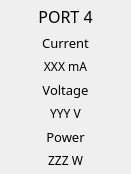
     <widget class="QWidget" name="verticalLayoutWidget_11">
      <property name="geometry">
       <rect>
        <x>10</x>
        <y>200</y>
        <width>131</width>
        <height>171</height>
       </rect>
      </property>
      <layout class="QVBoxLayout" name="verticalLayout_11">
       <property name="leftMargin">
        <number>5</number>
       </property>
       <property name="topMargin">
        <number>5</number>
       </property>
       <property name="rightMargin">
        <number>5</number>
       </property>
       <property name="bottomMargin">
        <number>5</number>
       </property>
       <item>
        <widget class="QLabel" name="port4_label">
         <property name="font">
          <font>
           <family>BIZ UDPゴシック</family>
           <pointsize>12</pointsize>
          </font>
         </property>
         <property name="text">
          <string>PORT 4</string>
         </property>
         <property name="alignment">
          <set>Qt::AlignCenter</set>
         </property>
        </widget>
       </item>
       <item>
        <widget class="QLabel" name="label_56">
         <property name="font">
          <font>
           <family>BIZ UDPゴシック</family>
           <pointsize>10</pointsize>
          </font>
         </property>
         <property name="text">
          <string>Current</string>
         </property>
         <property name="alignment">
          <set>Qt::AlignCenter</set>
         </property>
        </widget>
       </item>
       <item>
        <widget class="QLabel" name="label_port4_current_value">
         <property name="font">
          <font>
           <family>BIZ UDPゴシック</family>
           <pointsize>9</pointsize>
          </font>
         </property>
         <property name="text">
          <string>XXX mA</string>
         </property>
         <property name="alignment">
          <set>Qt::AlignCenter</set>
         </property>
        </widget>
       </item>
       <item>
        <widget class="QLabel" name="label_58">
         <property name="font">
          <font>
           <family>BIZ UDPゴシック</family>
           <pointsize>10</pointsize>
          </font>
         </property>
         <property name="text">
          <string>Voltage</string>
         </property>
         <property name="alignment">
          <set>Qt::AlignCenter</set>
         </property>
        </widget>
       </item>
       <item>
        <widget class="QLabel" name="label_port4_voltage_value">
         <property name="font">
          <font>
           <family>BIZ UDPゴシック</family>
           <pointsize>9</pointsize>
          </font>
         </property>
         <property name="text">
          <string>YYY V</string>
         </property>
         <property name="alignment">
          <set>Qt::AlignCenter</set>
         </property>
        </widget>
       </item>
       <item>
        <widget class="QLabel" name="label_60">
         <property name="font">
          <font>
           <family>BIZ UDPゴシック</family>
           <pointsize>10</pointsize>
          </font>
         </property>
         <property name="text">
          <string>Power</string>
         </property>
         <property name="alignment">
          <set>Qt::AlignCenter</set>
         </property>
        </widget>
       </item>
       <item>
        <widget class="QLabel" name="label_port4_power_value">
         <property name="font">
          <font>
           <family>BIZ UDPゴシック</family>
           <pointsize>9</pointsize>
          </font>
         </property>
         <property name="text">
          <string>ZZZ W</string>
         </property>
         <property name="alignment">
          <set>Qt::AlignCenter</set>
         </property>
        </widget>
       </item>
      </layout>
     </widget>
